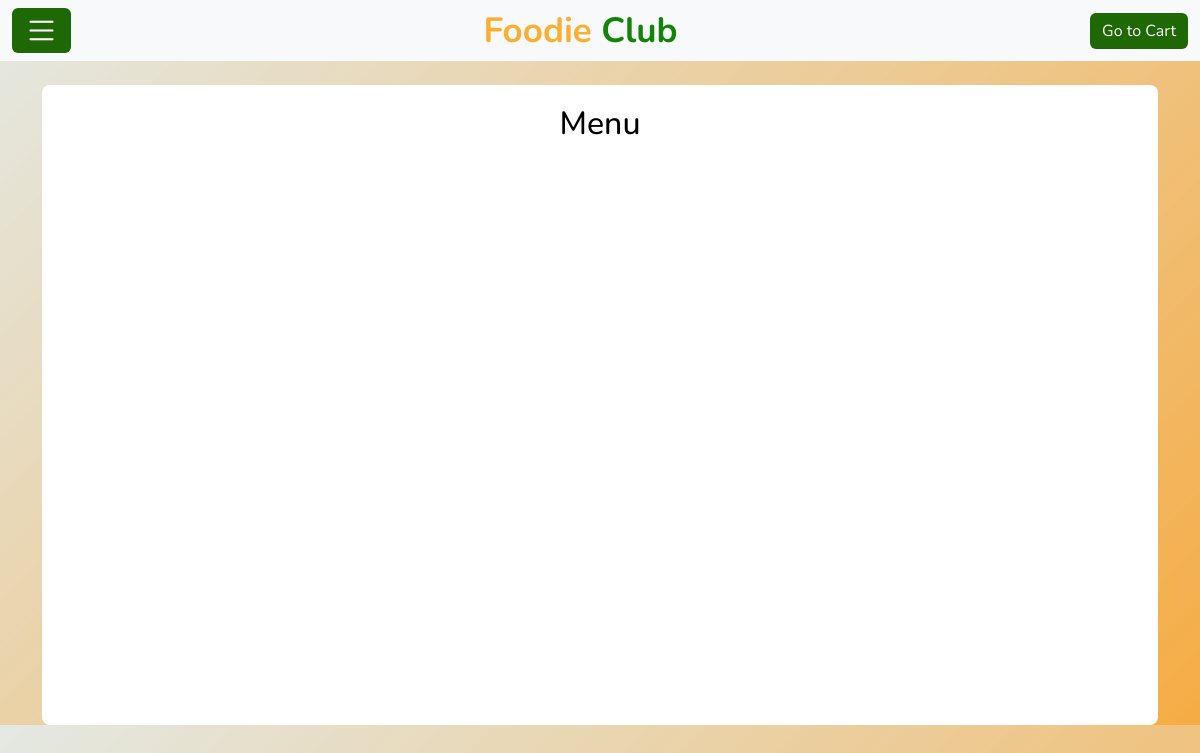
The app's page /restaurant_menu/1 (signed in), older data.
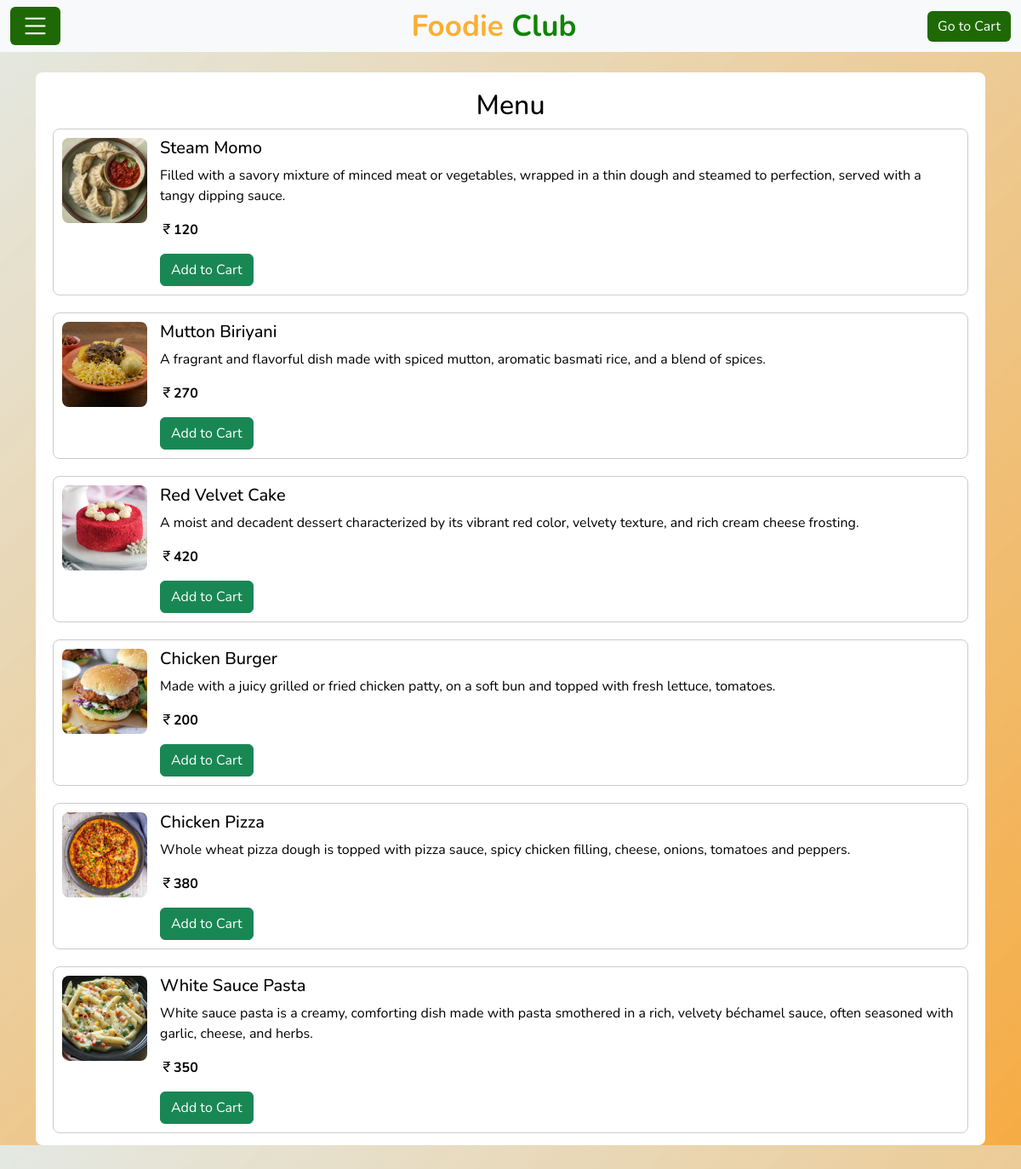
The same page, newer data.
### Restaurant/models.py (models this page shows)
class Food(models.Model):
    food_id=models.AutoField(primary_key=True)
    food_name=models.CharField(max_length=100)
    food_description=models.CharField(max_length=300)
    food_price=models.IntegerField()
    food_picture=models.ImageField(upload_to="foods/",validators=[validate_image])
    food_by=models.CharField(max_length=100)

### Customer/views.py (the view)
# urls.py: path('restaurant_menu/<res_id>',views.restaurant_menu,name="restaurant_menu"),
def restaurant_menu(request,res_id):
    email=request.session.get('email')
    if request.session and Customer.objects.filter(email=email).exists():
        restaurant=Restaurant.objects.get(res_id=res_id)
        food=Food.objects.filter(food_by=restaurant.res_name)
        return render(request,'Customer_restaurant_menu.html',{'food':food})
    else:
        return redirect('error')

### templates/Customer_restaurant_menu.html (shortened to what this page needs)
<!DOCTYPE html>
<html lang="en">
<head>
    {%load static%}
    <link href="https://cdn.jsdelivr.net/npm/bootstrap@5.3.0-alpha3/dist/css/bootstrap.min.css" rel="stylesheet">
    <link rel="stylesheet" href="https://cdn.jsdelivr.net/npm/bootstrap-icons@1.11.3/font/bootstrap-icons.min.css">
</head>
<body>
    <div class="navbar navbar-expand-lg bg-light navbar-light">
        <div class="container-fluid">
            <a class="btn btn-primary navbar-brand" data-bs-toggle="offcanvas" href="#offcanvasExample" role="button" aria-controls="offcanvasExample"><i class="bi bi-list" style="color: white;"></i></a>
            <a href="/" class="navbar-brand">Foodie <span>Club</span></a>
            <a href="/order_cart/"><button type="button" class="btn btn-primary">Go to Cart</button></a>
        </div>
    </div>
    <div class="container menu-container">
        <div class="menu-list">
            <h2 style="text-align: center;">Menu</h2>
            <div id="menu-items">
                 {% for item in food %}
                <div class="menu-item">
                    <img src="{{item.food_picture.url}}" alt="Food Item" height="200" width="200" style="object-fit: cover; object-position: center;">
                    <div class="details">
                        <h5>{{item.food_name}}</h5>
                        <p>{{item.food_description}}</p>
                        <p><b><i class="bi bi-currency-rupee"></i>{{item.food_price}}</b></p>
                        <button class="btn btn-success add-to-cart" data-name="{{item.food_name}}" data-price="{{item.food_price}}">Add to Cart</button>
                    </div>
                </div>
                {% endfor %}
            </div>
        </div>
</body>
</html>

Row changes from the older to the newer data that the page shows:
added Food: food_picture (picture), food_name "Steam Momo", food_description "Filled with a savory mixture of minced meat or vegetables, wrapped in a thin dough and steamed to perfection, served with a tangy dipping sauce.", food_price "120"
added Food: food_picture (picture), food_name "Mutton Biriyani", food_description "A fragrant and flavorful dish made with spiced mutton, aromatic basmati rice, and a blend of spices.", food_price "270"
added Food: food_picture (picture), food_name "Red Velvet Cake", food_description "A moist and decadent dessert characterized by its vibrant red color, velvety texture, and rich cream cheese frosting.", food_price "420"
added Food: food_picture (picture), food_name "Chicken Burger", food_description "Made with a juicy grilled or fried chicken patty, on a soft bun and topped with fresh lettuce, tomatoes.", food_price "200"
added Food: food_picture (picture), food_name "Chicken Pizza", food_description "Whole wheat pizza dough is topped with pizza sauce, spicy chicken filling, cheese, onions, tomatoes and peppers.", food_price "380"
added Food: food_picture (picture), food_name "White Sauce Pasta", food_description "White sauce pasta is a creamy, comforting dish made with pasta smothered in a rich, velvety béchamel sauce, often seasoned with garlic, cheese, and herbs.", food_price "350"
